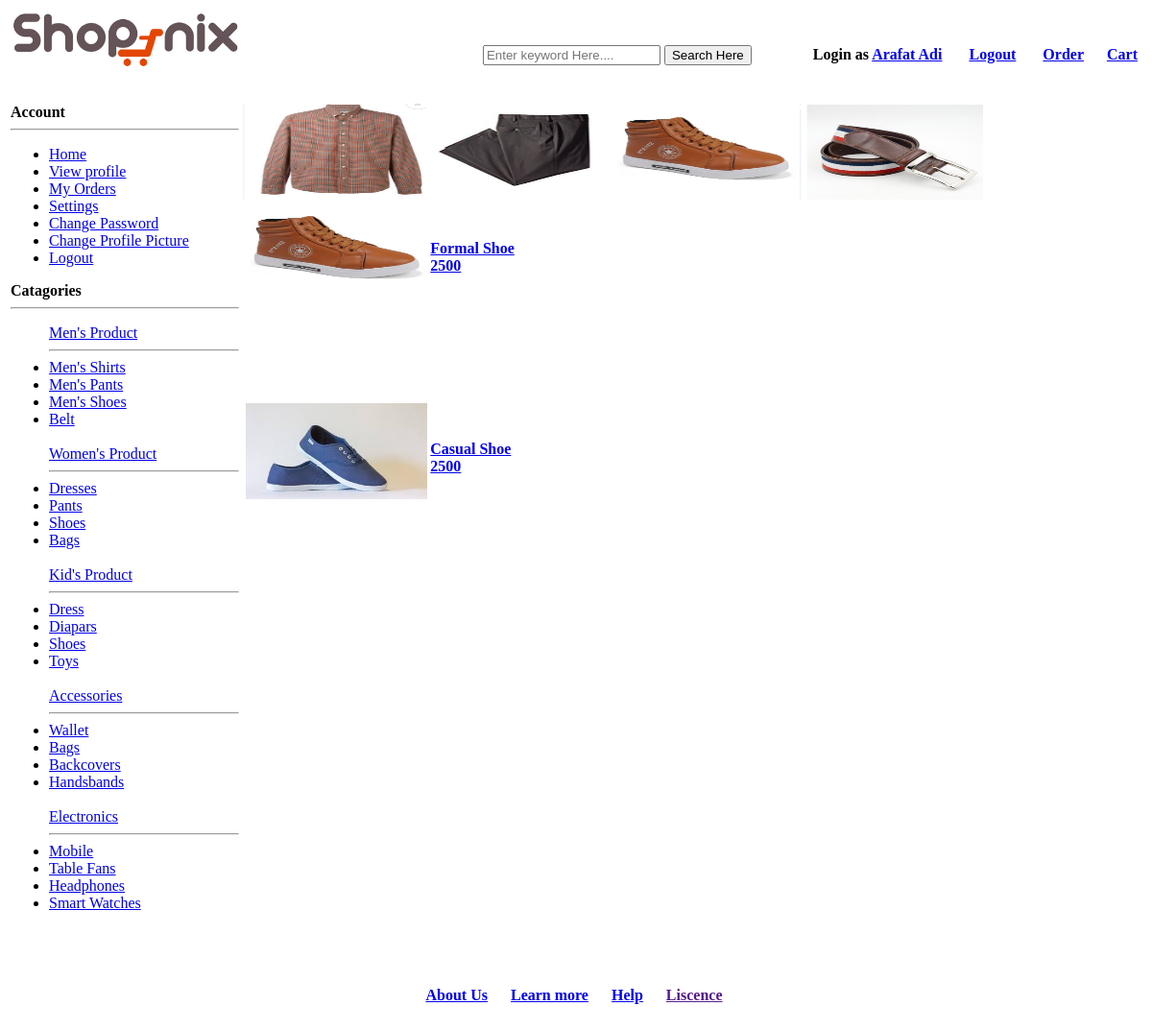
Page /app/user_pages/spm products.php?pname=Shoe (signed in) on the earlier database version.
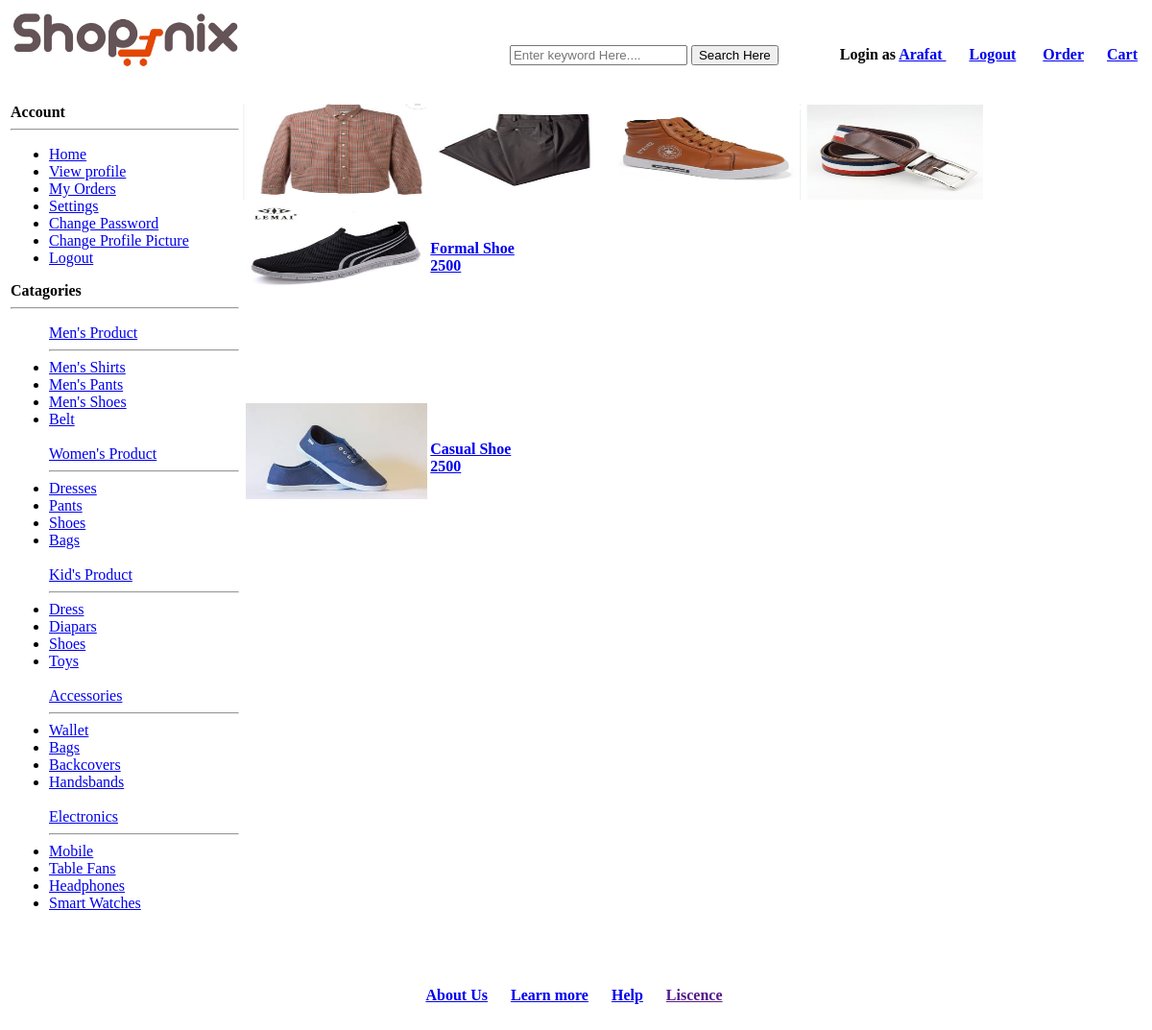
Same page on the later database version.
### tables this page shows
CREATE TABLE `allproducts` (
  `code` varchar(255) NOT NULL,
  `name` varchar(255) NOT NULL,
  `catagory` varchar(255) NOT NULL,
  `subcatagory` varchar(255) NOT NULL,
  `color` varchar(255) NOT NULL,
  `material` varchar(500) NOT NULL,
  `size` varchar(20) NOT NULL,
  `description` varchar(255) NOT NULL,
  `bprice` double NOT NULL,
  `sprice` double NOT NULL,
  `quantity` int(11) NOT NULL,
  `offer` double NOT NULL,
  `pdpic` varchar(500) NOT NULL
);

### data/db.php (called while the page is built, shortened)
<?php
    $host="127.0.0.1";
    $user="root";
    $pass="";
    $dbname="ecommerce";
    $port=3306;
    function executeSQL($sql){
        global $host, $user, $pass, $dbname, $port;
        $link=mysqli_connect($host, $user, $pass, $dbname, $port);
        $result = mysqli_query($link, $sql);
        return $result;
    }
?>

### data/product_access.php (called while the page is built, shortened)
<?php
	if(require_once("db.php")){
	function getProductByNameMale($pnamee){
        $sql = "SELECT * FROM allproducts WHERE catagory='Men' AND  subcatagory LIKE '%$pnamee%'";
        $result = executeSQL($sql);
		 for($i=0; $row=mysqli_fetch_assoc($result); ++$i){
            $getProductByN[$i] = $row;
        }
        return $getProductByN;
    }
	}
	else{
		echo "Database not found";
	}
?>

### app/user_pages/spm products.php (the view, shortened to what this page needs)
<?php include "../../data/product_access.php"; ?>
<?php
    $pnamee =$_GET['pname'];
    $productnames = getProductByNameMale($pnamee);
?>
<html>
<head><title>male person ditels</title></head>
	<table align="center" width="1200" >
	<tr><th colspan="3" align="right" width="60%">
				<a href="home.php"><img src="pictures\ali.png" align="left" align="top" width="20%"></a>
				<br>
				<br>
				<input type="text" name="search" placeholder="Enter keyword Here....">
				<input type="submit" value="Search Here">&nbsp;&nbsp;&nbsp;&nbsp;&nbsp;&nbsp;&nbsp;&nbsp;&nbsp;&nbsp;&nbsp;&nbsp;&nbsp;&nbsp;&nbsp;
				Login as <a href="../account/profile.php"><?= $_SESSION['user']['name']; ?></a> &nbsp;&nbsp;&nbsp;&nbsp;&nbsp;  <a href="../account/login.php">Logout</a>  &nbsp;&nbsp;&nbsp;&nbsp;&nbsp;
				<a href="order.php">Order</a>&nbsp;&nbsp;&nbsp;&nbsp;&nbsp;
				<a href="cart.php">Cart</a>&nbsp;&nbsp;&nbsp;&nbsp;&nbsp;<br><br><br>
			</tr>
		<td  valign="top"  width="10%">
			<label><b> Account</b></label><br><hr>
			<ul>
			<li><a href="home.php">Home</a>	</li>
			<li><a href="../account/profile.php">View profile</a>	</li>
			<li><a href="order.php">My Orders </a></li>
			<li><a href="../account/editprofile.php">Settings</a></li>
			<li><a href="../account/changepass.php">Change Password</a></li>
			<li><a href="../account/changepp.php">Change Profile Picture</a></li>
			<li><a href="../account/login.php">Logout </a></li>
			</ul>
		<label><b>Catagories</b></label><br><hr>
			<ul>
			<a href="select persons male.php">Men's Product</a><hr>
			<li><a href="spm products.php?pname=Shirt">Men's Shirts</a></li>
			<li><a href="spm products.php?pname=Pant">Men's Pants</a></li>
			<li><a href="spm products.php?pname=Shoe">Men's Shoes</a></li>
			<li><a href="spm products.php?pname=Belt">Belt</a></li><br>
			<a href="select persons female.php">Women's Product</a><hr>
			<li><a href="spf products.php?pname=Dress">Dresses</a></li>
			<li><a href="spf products.php?pname=Pant">Pants</a></li>
			<li><a href="spf products.php?pname=Shoe">Shoes</a></li>
			<li><a href="spf products.php?pname=Bags">Bags</a></li><br>
			<a href="select persons kids.php">Kid's Product</a><hr>
			<li><a href="spk products.php?pname=Dress">Dress</a></li>
			<li><a href="spk products.php?pname=Diapers">Diapars</a></li>
			<li><a href="spk products.php?pname=Shoe">Shoes</a></li>
			<li><a href="spk products.php?pname=Toys">Toys</a></li><br>
			<a href="accessories.php">Accessories</a><hr>
			<li><a href="ack products.php?pname=Wallet">Wallet</a></li>
			<li><a href="ack products.php?pname=Bag">Bags</a></li>
			<li><a href="ack products.php?pname=BackCover">Backcovers</a></li>
			<li><a href="ack products.php?pname=HandBand">Handsbands</a></li><br>
			<a href="electronics.php">Electronics</a><hr>
			<li><a href="eck products.php?pname=Mobile">Mobile</a></li>
			<li><a href="eck products.php?pname=TableFan">Table Fans</a></li>
			<li><a href="eck products.php?pname=HeadPhone">Headphones</a></li>
			<li><a href="eck products.php?pname=Smart Watch">Smart Watches</a></li><br>
			</ul>
		</td>
			<td valign="top" width="40%" >
					<table align="center" width="100%" >
						<tr>
							<a href="select persons male.php"><img src="pictures\pros1.png" align="left" align="top" width="20%" height="100" ></a>
							<a href="select persons male.php"><img src="pictures\pros2.png" align="left" align="top" width="20%" height="100" ></a>
							<a href="select persons male.php"><img src="pictures\pros3.png" align="left" align="top" width="20%" height="100" ></a>
							<a href="select persons male.php"> <img src="pictures\pros4.png" align="left" align="top" width="20%" height="100" ></a>
						</tr>
					 </table>
					<table align="left" width="100%" >
					  <?php foreach ($productnames as $productn) { ?>
						<tr>
							<td>
							<a href="man product.php?id=<?=$productn['code']?>"><img src="pictures\<?=$productn['pdpic'] ;?>" align="left" align="top" width="20%" height="100" ><br><h4><?=$productn['name']; ?> <br><?=$productn['sprice'] ;?></h4></a>	<br><br><br><br><br><br>
							</td>
						</tr>
						 <?php } ?>
					</table>
			</td>
			<tr height="100">
				<th colspan="2">
					<a href="aboutus.php">About Us</a>&nbsp;&nbsp;&nbsp;&nbsp;&nbsp;
					<a href="learnmore.php">Learn more</a>&nbsp;&nbsp;&nbsp;&nbsp;&nbsp;
					<a href="help.php">Help</a>&nbsp;&nbsp;&nbsp;&nbsp;&nbsp;
					<a href="">Liscence</a>&nbsp;&nbsp;&nbsp;&nbsp;&nbsp;
				</th>
			</tr>
	</table>
</html>

Differences in the rows shown:
changed allproducts "Formal Shoe": pdpic: a different picture
Other differences:
$_SESSION['user']['name']: "Arafat Adi" → "Arafat"
